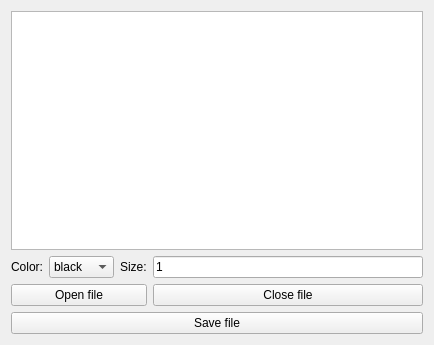
<?xml version="1.0" encoding="UTF-8"?>
<ui version="4.0">
 <class>Paint</class>
 <widget class="QWidget" name="Paint">
  <property name="geometry">
   <rect>
    <x>0</x>
    <y>0</y>
    <width>434</width>
    <height>345</height>
   </rect>
  </property>
  <property name="windowTitle">
   <string>Paint</string>
  </property>
  <layout class="QGridLayout" name="gridLayout">
   <item row="4" column="0" colspan="4">
    <widget class="QPushButton" name="save">
     <property name="text">
      <string>Save file</string>
     </property>
    </widget>
   </item>
   <item row="1" column="0">
    <widget class="QLabel" name="colorLabel">
     <property name="text">
      <string>Color:</string>
     </property>
     <property name="alignment">
      <set>Qt::AlignRight|Qt::AlignTrailing|Qt::AlignVCenter</set>
     </property>
    </widget>
   </item>
   <item row="1" column="3">
    <widget class="QLineEdit" name="size">
     <property name="text">
      <string>1</string>
     </property>
     <property name="placeholderText">
      <string/>
     </property>
    </widget>
   </item>
   <item row="1" column="2">
    <widget class="QLabel" name="sizeLabel">
     <property name="text">
      <string>Size:</string>
     </property>
    </widget>
   </item>
   <item row="0" column="0" colspan="4">
    <widget class="QGraphicsView" name="graphicsView"/>
   </item>
   <item row="1" column="1">
    <widget class="QComboBox" name="color">
     <item>
      <property name="text">
       <string>black</string>
      </property>
     </item>
     <item>
      <property name="text">
       <string>white</string>
      </property>
     </item>
     <item>
      <property name="text">
       <string>red</string>
      </property>
     </item>
     <item>
      <property name="text">
       <string>blue</string>
      </property>
     </item>
     <item>
      <property name="text">
       <string>green</string>
      </property>
     </item>
     <item>
      <property name="text">
       <string>yellow</string>
      </property>
     </item>
    </widget>
   </item>
   <item row="2" column="3">
    <widget class="QPushButton" name="close">
     <property name="text">
      <string>Close file</string>
     </property>
    </widget>
   </item>
   <item row="2" column="0" colspan="3">
    <widget class="QPushButton" name="open">
     <property name="text">
      <string>Open file</string>
     </property>
    </widget>
   </item>
  </layout>
 </widget>
 <resources/>
 <connections/>
</ui>
